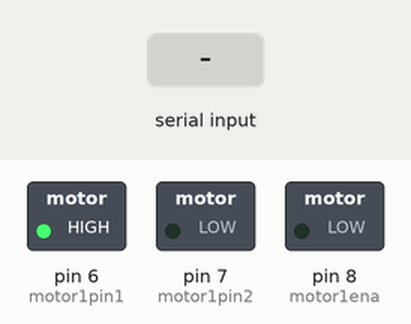
Recording of a sketch running on a simulated Arduino Uno, built with avr-gcc and run on an emulated ATmega328P. Parts: switched loads named in the sketch (green lamp = pin HIGH). Inputs (shaded band) come from the test bench. What the sketch prints to the serial monitor is not drawn.

Above: at 1.2 s.
1.3 s: "200\n" received over Serial
At 2.8 s:
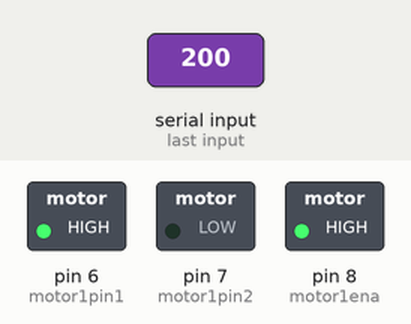
3.9 s: "90,45\n" received over Serial
At 6.2 s:
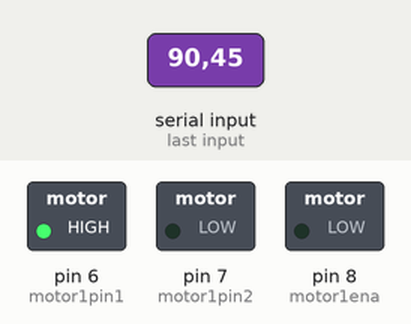
Timing chart, 0 to 7.7 s (numbered marks = the images above; inputs shaded):
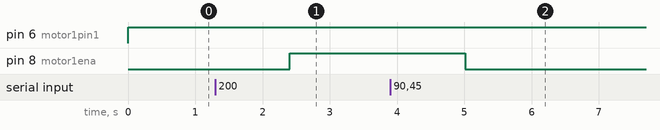

The sketch:

dc_motor_torque_control.ino
```cpp
/*
 * Current Sensor Sample Code: https://learn.adafruit.com/adafruit-ina219-current-sensor-breakout/arduino-code
 * Current Sensor Library: INA219
 *
 */


#include <Wire.h>
#include <Adafruit_INA219.h>

Adafruit_INA219 ina219; //Init current sensor, A4 to SDA, A5 to SCL

int motor1pin1 = 6; //Init motor pins
int motor1pin2 = 7;
int motor1ena = 8;
float current_mA = 0;
const float torque_constant = 0.033; //1420S010 torque constant [Nm/A]
float torque_measured = 0;
long pwm = 0;

void setup() {
  Serial.begin(9600);

  // Setup Current Sensor
  uint32_t currentFrequency;
//  if (! ina219.begin()) {
//    Serial.println("Failed to find INA219 chip");
//    while (1) { delay(10); }
//  }

  // Setup Motor
  pinMode(motor1pin1, OUTPUT);
  pinMode(motor1pin2, OUTPUT);
  pinMode(motor1ena, OUTPUT);

}

void loop() {
  //Controlling speed (0 = off and 255 = max speed):
  analogWrite(motor1ena, pwm); //ENA pin

  //Controlling spin direction of motors
  digitalWrite(motor1pin1, HIGH);
  digitalWrite(motor1pin2, LOW);

//  torque_measured = get_torque(current_mA);
  pwm = read_serial(pwm);

//  Serial.print("PWM:"); Serial.print(pwm); Serial.print(" ;");
//  Serial.print("Current:"); Serial.print(current_mA); Serial.print(" mA;");
//  Serial.print("Torque:"); Serial.print(torque_measured); Serial.println(" mNm");
//  Serial.print(pwm);
//  Serial.print(" ");
//  Serial.print(current_mA);
  Serial.print(" ");
  Serial.println(torque_measured);
//  Serial.print(" ");

  delay(100);
}


// Get torque signal - start
float get_torque(float & current){ //Pass by reference, directly updates current value
  current = ina219.getCurrent_mA();
  return current*torque_constant;
}

// Get serial command start
long read_serial(long old_desired_value){
  long serial_input_desired_value = old_desired_value;
  while(Serial.available() > 0 ){
    String serial_input_command = Serial.readString();
    String serial_input_command_0 = getValue(serial_input_command,'_',0); //get the first value before '_' from serial input
    serial_input_desired_value = serial_input_command_0.toInt();
  }
  return serial_input_desired_value;
}

String getValue(String data, char separator, int index) // Delimit string based on the deliminator
{
    int found = 0;
    int strIndex[] = { 0, -1 };
    int maxIndex = data.length() - 1;
    for (int i = 0; i <= maxIndex && found <= index; i++) {
        if (data.charAt(i) == separator || i == maxIndex) {
            found++;
            strIndex[0] = strIndex[1] + 1;
            strIndex[1] = (i == maxIndex) ? i+1 : i;
        }
    }
    return found > index ? data.substring(strIndex[0], strIndex[1]) : "";
}
// Get serial command end
```

Measured:
- after the input at 1.3 s, pin 8 (motor1ena): LOW → HIGH after 1.1 s
- after the input at 3.9 s, pin 8 (motor1ena): HIGH → LOW after 1.1 s
